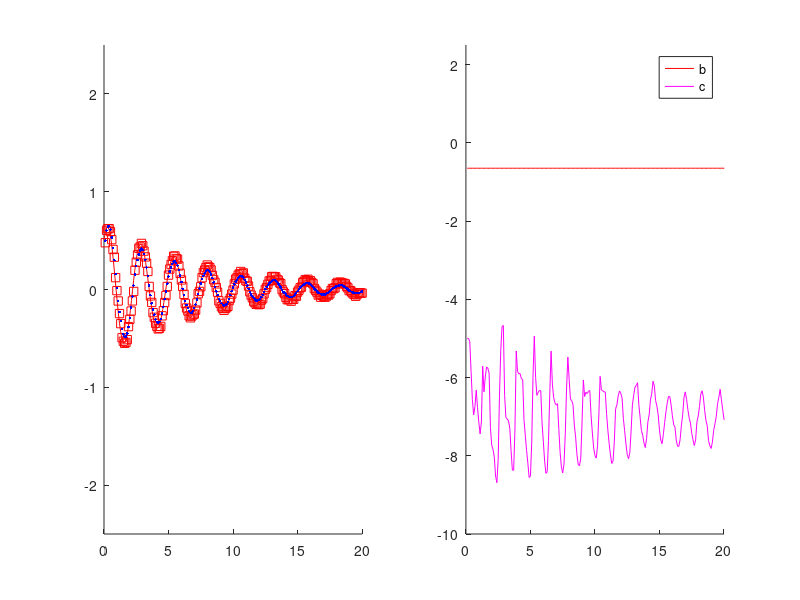

The MATLAB source for this figure:
% KFExampleMassSpring
% Setup entire simulation here first, then create function structure for
% future use.
clear all
close all

% katieq

% 
m = 2;     % Measured states
L = m + 2; % States + parms
% state vector x indexed as [velocity, position, damping_coeff, spring_coeff]


% Noise definitions:
% Define Q:
q1 = 0; % Inherent unmodelable stochasticity.
qb = 0; % How much b changes over time - Vary this unknown "knob"
qc = .1; %  "  "
Q = diag([q1, 0, qb, qc]);
R = diag([.0001; .0001]); % Error in measurement

% Define parameters, and initial guess on parameters:
b     = -.25;
c     = -6;
SigP  = diag([.00000001; .00000001]);  % Uncertainty in guess of p

% Define discrete time course and measurement points
tSpan = [0 20];                     % Simulation duration
dt    = .1;                         % Interval between time points
tvec  = tSpan(1):dt:tSpan(end);     % Time at discrete time points
kvec  = 1:1:(length(tvec));         % Count of discrete time points
kend  = length(kvec);

kHasObs = zeros(1,length(kvec));    % Create boolean vector of which time points have observations. (fake data)
kHasObs(1:1:end) = 1;
% kHasObs(1:10)     = 1;

% Simulate spring and generate noisy data:
% Define model:
dynamics = @(t,x) [x(3)*x(1)+x(4)*x(2); x(1);0;0];

% Define J
J = @(X) ([X(3) X(4) X(1) X(2); 1 0 0 0; 0 0 0 0; 0 0 0 0]);

% Define H:
H = [eye(m), zeros(m)];

Ysim0 = [1; .5;b;c];
[Tsim, Ysim] = ode45(dynamics,tSpan,Ysim0);
Ysim = Ysim';
Yobs = zeros(m,length(kvec));
for i = 1:length(kvec)
    Yobs(:,i) = H * Ysim(:,find(Tsim >= tvec(i),1)) +  sqrtm(R) * randn(2,1);
end



% Initialize vectors:
Ybar         = zeros(m,kend);
Xhat         = zeros(L,kend);
Xbar         = zeros(L,kend);
SigXh        = zeros(L,L,kend);
SigXb        = zeros(L,L,kend);
SigIn        = zeros(m,m,kend);
K            = zeros(L,m,kend);

% Initialize state estimation:
k            = 1;
Xhat(:,k)    = Ysim0;
Xhat(3:4,k) = Xhat(3:4,k) + [-.4;1];
SigXh(:,:,1) = [R,zeros(2);zeros(2),SigP];

for k = kvec(2:end)
    
    % Prediction
    Ac              = J(Xhat(:,k-1));

    A               = eye(4) + dt*Ac;
    [tsim,ysim]=ode45(dynamics,[0 dt], Xhat(:,k-1));
    Xbar(:,k)=ysim(end,:)';
%     Xbar(:,k)       = A*Xhat(:,k-1); % could just directly integrate nonlinear model for dt rather than linearizing
    SigXb(:,:,k)    = A * SigXh(:,:,k-1) * A' + Q*dt;
    
    if kHasObs(k) == 1
        
        % Measurement
        Ybar(:,k)    = H * Xbar(:,k);
        SigIn(:,:,k) = H * SigXb(:,:,k) * H' + R;
        K(:,:,k)     = SigXb(:,:,k) * H' /SigIn(:,:,k);
        SigIn(:,:,k)
        Xhat(:,k)    = Xbar(:,k) + squeeze(K(:,:,k)) * (Yobs(:,k) - Ybar(:,k));
        SigXh(:,:,k) = (eye(4) - squeeze(K(:,:,k)) * H) * SigXb(:,:,k);
    else
        
        Xhat(:,k)    = Xbar(:,k);
        SigXh(:,:,k) = SigXb(:,:,k);
    end
    
end

% Plot Underlying Model, Y observation points, and Xhat estimations (and
% maybe Xbar pre-measurement predictions) over simulation
figure(2), clf, 
subplot(1,2,1), hold on, axis([0 20 -2.5 2.5])
xi=2;
plot(Tsim,Ysim(xi,:),'r')
plot(kvec(logical(kHasObs))*dt,Yobs(xi,logical(kHasObs)),'rs')
plot(kvec*dt,Xhat(xi,:),'b.')
% plot(kvec,Xbar(2,:),'c')

% Plot estimation of parameters over simulation
% figure(3), clf, 
subplot(1,2,2), hold on, axis([0 20 -10 2.5])
plot(kvec*dt,Xhat(3,:),'r')
plot(kvec*dt,Xhat(4,:),'m'), legend('b','c')